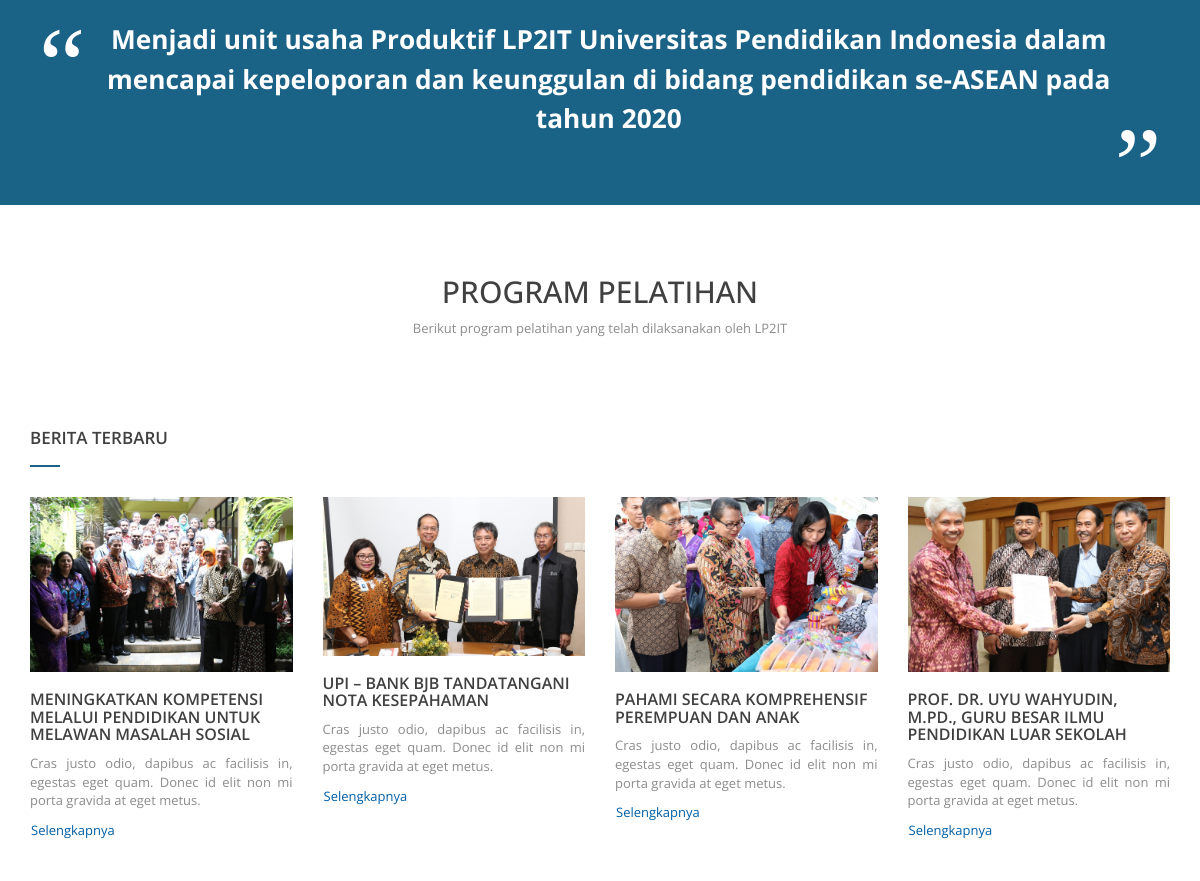
Before: / (middle part) with the older database file.
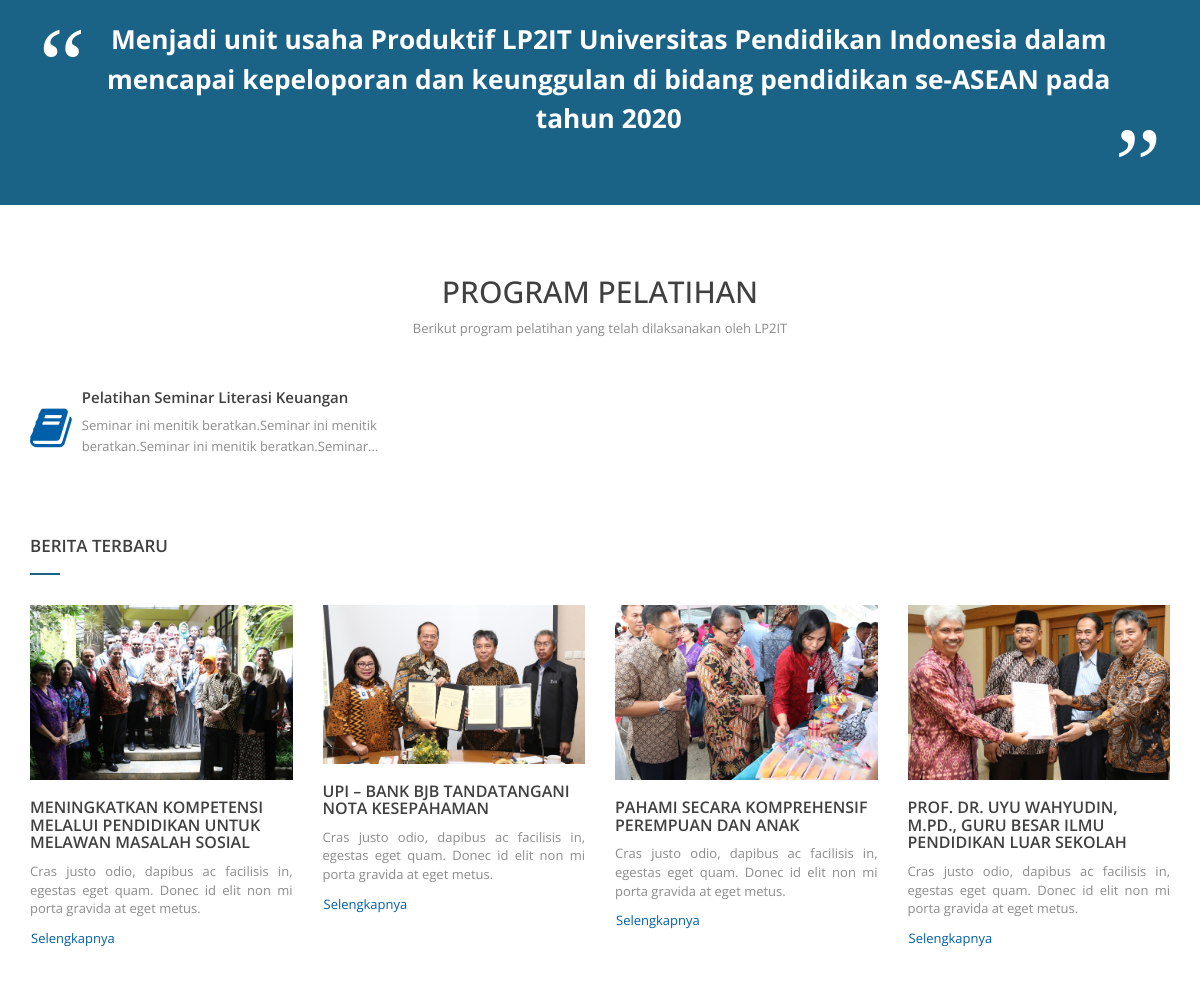
After: the same page with the newer database file.
### tables this page shows
CREATE TABLE `tb_pelatihan` (
  `id` int(11) NOT NULL,
  `nama` varchar(255) NOT NULL,
  `kategori` varchar(255) NOT NULL,
  `tempat` varchar(255) NOT NULL,
  `pemateri` varchar(255) NOT NULL,
  `start` date NOT NULL,
  `end` date NOT NULL,
  `path` varchar(255) NOT NULL,
  `stats` tinyint(1) NOT NULL DEFAULT '0',
  `keterangan` text NOT NULL
);

### application/controllers/Home.php (called while the page is built, shortened)
<?php
class Home extends CI_Controller {
	public function index()	{
		$data['allp'] = $this->ModelPelatihan->selectAll(6)->result_array();
		$this->load->view('templates/header',$data);
		$this->load->view('beranda',$data);
		$this->load->view('templates/footer',$data);
	}
}

### index.php (called while the page is built, shortened)
<?php
require_once BASEPATH.'core/CodeIgniter.php';

### application/models/ModelPelatihan.php (called while the page is built, shortened)
<?php
class ModelPelatihan extends CI_Model {
	public $tableName;
	public function __construct(){
		$this->tableName = "tb_pelatihan";
	}
	public function selectAll($from=0,$offset=0){
		$this->db->select('*');
		$this->db->from($this->tableName);
		$this->db->order_by('id','DESC');
		$this->db->limit($from,$offset);
		return $this->db->get();
	}
}

### application/views/beranda.php (the view, shortened to what this page needs)
 <main class="site-main">
    <section class="boxes_area">
        <div class="container">
            <div class="row">
                <div class="col-sm-12">
                    <div class="box">
						<center>
						<blockquote>
							<h3 class="visi-index">Menjadi unit usaha Produktif LP2IT Universitas Pendidikan Indonesia dalam mencapai kepeloporan dan keunggulan di bidang pendidikan se-ASEAN pada tahun 2020</h3>
						</blockquote>
						<br>
						</center>
                    </div>
                </div>
            </div>
        </div>
    </section>
    <section class="services">
        <h2 class="section-title">PROGRAM PELATIHAN</h2>
        <p class="desc">Berikut program pelatihan yang telah dilaksanakan oleh LP2IT</p>
        <div class="container">
            <div class="row">
                <?php foreach($allp as $row){ ?>
                <div class="col-md-4 col-sm-6 col-xs-12">
                    <div class="media">
                        <div class="media-left media-middle">
                            <i class="fa fa-<?php if($row['kategori']=='Keuangan') echo 'money'; elseif($row['kategori']=='Teknologi Informasi') echo 'cogs'; elseif($row['kategori'] =='Pendidikan') echo 'university'; elseif($row['kategori'] == 'Sastra') echo 'book'; else echo 'file-text-o';?>"></i>
                        </div>
                        <div class="media-body">
                            <h4 class="media-heading">Pelatihan <?php echo $row['nama']; ?></h4>
                            <p><?php echo mb_strimwidth($row['keterangan'], 0, 100, "..."); ?></p>
                        </div>
                    </div>
                </div>
                <?php } ?>
            </div>
        </div>
    </section>
    <section class="home-area">
        <div class="home_content">
            <div class="container">
                <div class="row">
                    <div class="col-sm-12"><h2 class="sub_title">BERITA TERBARU</h2></div>
                    <div class="home_list">
                        <ul>
                            <li class="col-md-3 col-sm-6 col-xs-12">
                                <div class="thumbnail">
                                    <img src="<?php echo base_url(); ?>assets/img/berita/1.jpg" alt="Post">
                                    <div class="caption">
                                        <h3><a href="#">MENINGKATKAN KOMPETENSI MELALUI PENDIDIKAN UNTUK MELAWAN MASALAH SOSIAL</a></h3>
                                        <p style="text-align: justify;">Cras justo odio, dapibus ac facilisis in, egestas eget quam. Donec id elit non mi porta gravida at eget metus.</p>
                                        <a href="#" class="btn btn-link" role="button">Selengkapnya</a>
                                    </div>
                                </div>
                            </li>
                            <li class="col-md-3 col-sm-6 col-xs-12">
                                <div class="thumbnail">
                                    <img src="<?php echo base_url(); ?>assets/img/berita/2.jpg" class="img-responsive" alt="Post">
                                    <div class="caption">
                                        <h3><a href="#">UPI – BANK BJB TANDATANGANI NOTA KESEPAHAMAN</a></h3>
                                        <p style="text-align: justify;">Cras justo odio, dapibus ac facilisis in, egestas eget quam. Donec id elit non mi porta gravida at eget metus.</p>
                                        <a href="#" class="btn btn-link" role="button">Selengkapnya</a>
                                    </div>
                                </div>
                            </li>
                            <li class="col-md-3 col-sm-6 col-xs-12">
                                <div class="thumbnail">
                                    <img src="<?php echo base_url(); ?>assets/img/berita/3.jpg" class="img-responsive" alt="Post">
                                    <div class="caption">
                                        <h3><a href="#">PAHAMI SECARA KOMPREHENSIF PEREMPUAN DAN ANAK</a></h3>
                                        <p style="text-align: justify;">Cras justo odio, dapibus ac facilisis in, egestas eget quam. Donec id elit non mi porta gravida at eget metus.</p>
                                        <a href="#" class="btn btn-link" role="button">Selengkapnya</a>
                                    </div>
                                </div>
                            </li>
                            <li class="col-md-3 col-sm-6 col-xs-12">
                                <div class="thumbnail">
                                    <img src="<?php echo base_url(); ?>assets/img/berita/4.jpg" class="img-responsive" alt="Post">
                                    <div class="caption">
                                        <h3><a href="#">PROF. DR. UYU WAHYUDIN, M.PD., GURU BESAR ILMU PENDIDIKAN LUAR SEKOLAH</a></h3>
                                        <p style="text-align: justify;">Cras justo odio, dapibus ac facilisis in, egestas eget quam. Donec id elit non mi porta gravida at eget metus.</p>
                                        <a href="#" class="btn btn-link" role="button">Selengkapnya</a>
                                    </div>
                                </div>
                            </li>
                        </ul>
                    </div>
                    <div class="col-sm-12 home_bottom">
                    </div>
                    </div>
                </div>
            </div>
    </section>
</main>

### application/views/templates/header.php (shortened to what this page needs)
<!DOCTYPE html>
<html lang="en">
<head>
    <link href="<?php echo base_url(); ?>assets/css/bootstrap.min.css" rel="stylesheet">
    <link href="<?php echo base_url(); ?>assets/css/font-awesome.min.css" rel="stylesheet">
    <link href="<?php echo base_url(); ?>assets/style.css" rel="stylesheet">
    <link href="<?php echo base_url(); ?>assets/css/Image-popup/magnific-popup.css" rel="stylesheet">
</head>
<body>

### application/views/templates/footer.php (shortened to what this page needs)
</body>
</html>

### assets/style.css (style rules this page uses)
* { outline:none; }
html, body { height: 100%; }
body { font-family: 'Open Sans', sans-serif;font-size: 13px;line-height: 1.6;color: #8c8c8c;background-color: #fff; }
h1, h2, h3, h4, h5, h6 { font-family: 'Open Sans', sans-serif; }
a { color: #404040; }
.boxes_area { padding-top: 40px;padding-bottom: 10px;padding-left: 0;padding-right: 0;background-color: #1B6287; }
.box { position: relative; }
.box h3 { position: relative;margin-bottom: 20px;padding-bottom: 0px; }
@media (min-width:769px) { .box h3 { position: relative;margin-bottom: 0px;padding-bottom: 0px !important; } }
@media (min-width:769px) { .boxes_area div[class*="col-"]:after { content: " ";display: block;position: absolute;top: 0;right: 0;width: 1px;height: 100%;background-color: #ebebeb; } }
@media (min-width:769px) { .boxes_area div[class*="col-"]:last-child:after { display: none; } }
.home_content h2:after,.box h3:after { content: '';position: absolute;width: 30px;background-color: #1B6287;height: 2px;left: 0;bottom: 0; }
.boxes_area h3 { font-size: 16px;font-weight: bold;margin-top: 0;margin-bottom: 18px; color: #fff }
.services { padding-top: 50px;padding-bottom: 50px; }
h2.section-title { text-align: center;color: #404040; }
.services p.desc { text-align: center;font-size: 13px;margin-bottom: 20px; }
.services .media { margin-top: 30px; }
.services .media i { font-size: 45px;color: #005FA6; }
.services .media h4 { font-size: 15px;font-weight: 600;color: #404040; }
.services .media p { text-align: left; }
.home-area { padding-bottom: 50px; }
.home_content h2 { position: relative;font-size: 17px;font-weight: 600;padding-bottom: 20px;color: #404040;margin-bottom: 30px; }
.home_list ul { margin: 0;padding: 0;float: left;width: 100%; }
.home_list ul li { list-style: none; }
.home_list .thumbnail { border: none;padding: 0; }
.thumbnail .caption { padding: 9px;color: #404040;padding-left: 0;padding-right: 0; }
.home_list h3 { font-size: 16px;font-weight: 600;margin-top: 10px;margin-bottom: 10px;color: #404040; }
.home_list p { color:#8c8c8c }
.home_list a.btn { font-size: 13px;padding: 0;color: #005FA6; }
.visi-index { font-size: 1.5em !important; line-height: 1.5em; }
blockquote { font-family: Georgia, serif; color: #fff; position: relative; margin: 0.5em; padding: 0.5em 2em 0.5em 3em; border-left: none; }
blockquote:before { font-family: Georgia, serif; position: absolute; font-size: 6em; line-height: 1; top: 0; left: 0; content: "\201C"; }
blockquote:after { font-family: Georgia, serif; position: absolute; float:right; font-size:6em; line-height: 1; right:0; bottom:-0.5em; content: "\201D"; }

Changed rows visible on the page:
added tb_pelatihan: nama "Seminar Literasi Keuangan", keterangan "Seminar ini menitik beratkan.Seminar ini menitik beratkan.Seminar ini menitik beratkan.Seminar..."
